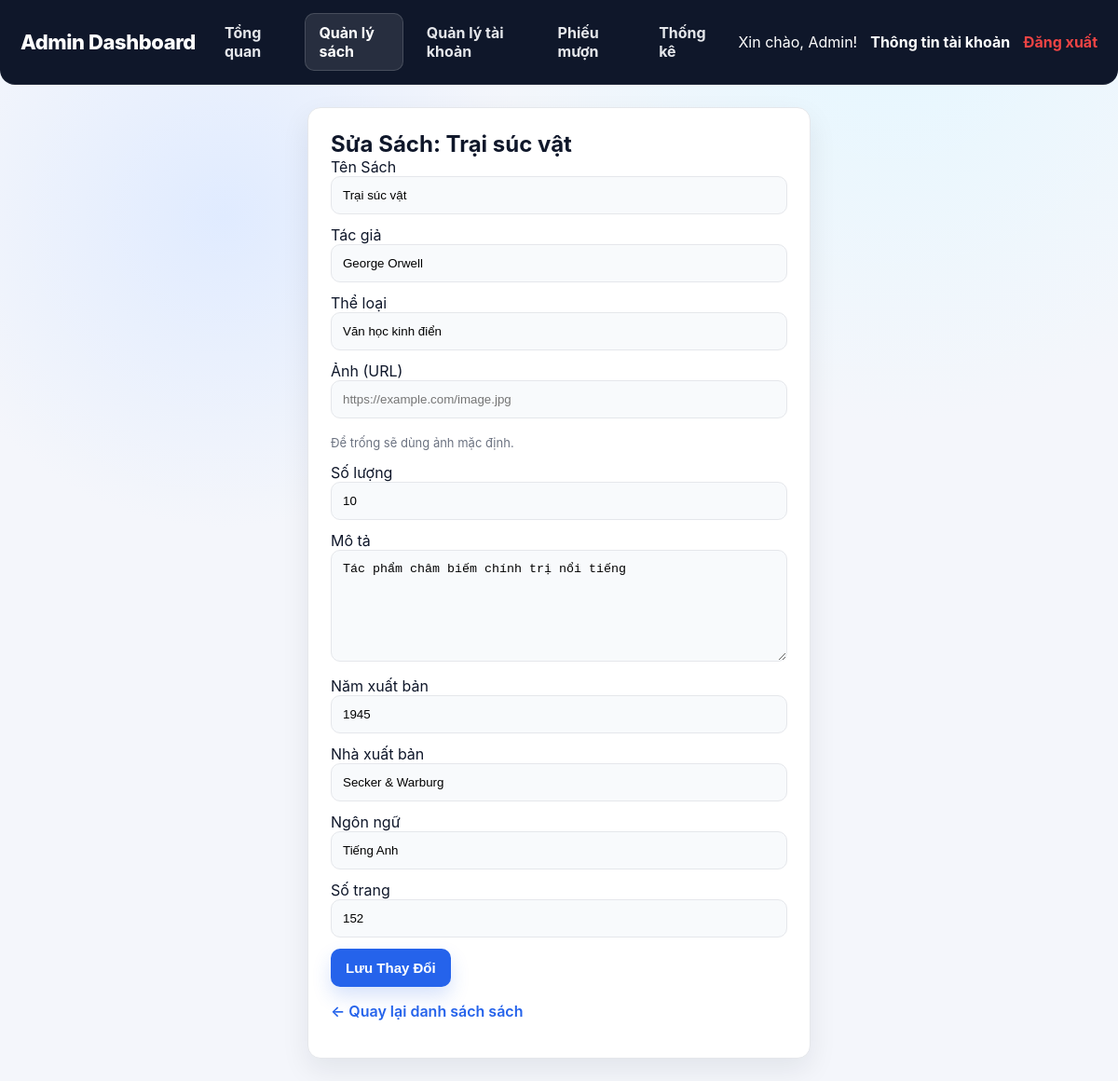
/admin_books_edit.php?id=11 (signed in), run on the app's committed database.
### tables this page shows
CREATE TABLE `sach` (
  `IDSach` int(11) NOT NULL,
  `IDTacGia` int(11) DEFAULT NULL,
  `IDTheLoai` int(11) DEFAULT NULL,
  `TenSach` varchar(255) NOT NULL,
  `SoLuong` int(11) DEFAULT 0,
  `TinhTrang` enum('available','borrowed') DEFAULT 'available',
  `Anh` varchar(255) DEFAULT NULL
);

CREATE TABLE `tacgia` (
  `IDTacGia` int(11) NOT NULL,
  `TenTacGia` varchar(100) NOT NULL,
  `NamSinh` int(11) DEFAULT NULL,
  `QuocTich` varchar(50) DEFAULT NULL
);

CREATE TABLE `theloai` (
  `IDTheLoai` int(11) NOT NULL,
  `TenTheLoai` varchar(100) NOT NULL
);

CREATE TABLE `ct_sach` (
  `IDCTSach` int(11) NOT NULL,
  `IDSach` int(11) NOT NULL,
  `MoTa` text DEFAULT NULL,
  `NamXuatBan` int(11) DEFAULT NULL,
  `NhaXuatBan` varchar(150) DEFAULT NULL,
  `NgonNgu` varchar(50) DEFAULT NULL,
  `SoTrang` int(11) DEFAULT NULL
);

### admin_books_edit.php (the view, shortened to what this page needs)
<?php
$conn = getConn();
$id = intval($_GET['id'] ?? 0);
$book = null;
if ($id > 0) {
    $stmt = $conn->prepare("SELECT
        s.IDSach AS id,
        s.TenSach AS title,
        s.Anh AS image,
        s.SoLuong AS quantity,
        tg.TenTacGia AS author,
        tl.TenTheLoai AS category,
        s.TinhTrang AS status,
        c.MoTa AS description,
        c.NamXuatBan AS year,
        c.NhaXuatBan AS publisher,
        c.NgonNgu AS language,
        c.SoTrang AS pages
    FROM sach s
    LEFT JOIN ct_sach c ON c.IDSach = s.IDSach
    LEFT JOIN tacgia tg ON s.IDTacGia = tg.IDTacGia
    LEFT JOIN theloai tl ON s.IDTheLoai = tl.IDTheLoai
    WHERE s.IDSach = ? LIMIT 1");
    $stmt->bind_param('i', $id);
    $stmt->execute();
    $result = $stmt->get_result();
    if ($result->num_rows === 1) {
        $book = $result->fetch_assoc();
    }
}
$admin_username = htmlspecialchars($_SESSION['username'] ?? 'Admin');
?>
<!doctype html>
<html lang="vi">
<head>
    <link rel="stylesheet" href="css/style.css"/>
</head>
<body>
<header class="app-header">
    <h1 class="logo">Admin Dashboard</h1>
    <nav class="admin-menu">
        <a href="admin.php">Tổng quan</a>
        <a href="admin_books.php" class="active">Quản lý sách</a>
        <a href="admin_users.php">Quản lý tài khoản</a>
        <a href="admin_loans.php">Phiếu mượn</a>
        <a href="admin_stats.php">Thống kê</a>
    </nav>
    <div class="user-actions">
        <span class="">Xin chào, <?= $admin_username ?>!</span>
        <a class="logout-link" href="admin_profile.php">Thông tin tài khoản</a>
        <a class="logout-link" href="php/logout.php">Đăng xuất</a>
    </div>
</header>
<main class="edit-form-container">
    <h2>Sửa Sách: <?= htmlspecialchars($book['title']) ?></h2>
    <form action="php/admin_books_action.php" method="post">
        <label for="title">Tên Sách</label>
        <input type="text" id="title" name="title" value="<?= htmlspecialchars($book['title']) ?>" required>
        <label for="author">Tác giả</label>
        <input type="text" id="author" name="author" value="<?= htmlspecialchars($book['author'] ?? '') ?>" required>
        <label for="category">Thể loại</label>
        <input type="text" id="category" name="category" value="<?= htmlspecialchars($book['category'] ?? '') ?>" required>
        <label for="image">Ảnh (URL)</label>
        <input type="url" id="image" name="image" value="<?= htmlspecialchars($book['image'] ?? '') ?>" placeholder="https://example.com/image.jpg">
        <p style="margin:6px 0 14px; color:#6b7280; font-size:13px;">
            Để trống sẽ dùng ảnh mặc định.
        </p>
        <label for="quantity">Số lượng</label>
        <input type="number" id="quantity" name="quantity" min="0" value="<?= (int)$book['quantity'] ?>" required>
        <label for="description">Mô tả</label>
        <textarea id="description" name="description" rows="5" placeholder="Tóm tắt nội dung sách..." style="min-height:120px;"><?= htmlspecialchars($book['description'] ?? '') ?></textarea>
        <label for="year">Năm xuất bản</label>
        <input type="number" id="year" name="year" min="0" value="<?= htmlspecialchars($book['year'] ?? '') ?>">
        <label for="publisher">Nhà xuất bản</label>
        <input type="text" id="publisher" name="publisher" value="<?= htmlspecialchars($book['publisher'] ?? '') ?>" placeholder="NXB Trẻ">
        <label for="language">Ngôn ngữ</label>
        <input type="text" id="language" name="language" value="<?= htmlspecialchars($book['language'] ?? '') ?>" placeholder="Tiếng Việt">
        <label for="pages">Số trang</label>
        <input type="number" id="pages" name="pages" min="0" value="<?= htmlspecialchars($book['pages'] ?? '') ?>">
        <button type="submit" class="btn">Lưu Thay Đổi</button>
    </form>
    <p><a href="admin_books.php">← Quay lại danh sách sách</a></p>
</main>
</body>
</html>

### css/style.css (style rules this page uses)
:root { --primary: #2563eb; --primary-dark: #1d4ed8; --accent: #f97316; --bg: #f5f7fb; --card: #ffffff; --text: #0f172a; --muted: #6b7280; --border: #e5e7eb; --shadow: 0 12px 30px rgba(15, 23, 42, 0.08); --radius: 14px; --success: #22c55e; --error: #ef4444; }
* { box-sizing: border-box; }
body { margin: 0; font-family: "Inter", "Segoe UI", Arial, sans-serif; background: radial-gradient(circle at 20% 20%, #eef2ff 0, transparent 25%), radial-gradient(circle at 80% 0%, #e0f2fe 0, transparent 30%), var(--bg); color: var(--text); min-height: 100vh; }
a { color: var(--primary); text-decoration: none; font-weight: 600; }
h1, h2, h3, h4 { margin: 0; color: var(--text); }
.btn { display: inline-flex; justify-content: center; align-items: center; gap: 8px; border: none; border-radius: 10px; padding: 12px 14px; font-size: 15px; font-weight: 700; cursor: pointer; transition: transform 0.1s ease, box-shadow 0.15s ease; }
.app-header { background: var(--card); border-bottom: 1px solid var(--border); padding: 16px 24px; display: flex; align-items: center; gap: 20px; justify-content: space-between; position: sticky; top: 0; z-index: 10; }
.app-header .logo { font-size: 22px; font-weight: 800; letter-spacing: -0.02em; }
.logout-link { color: var(--error); font-weight: 700; }
.user-actions { display: flex; align-items: center; gap: 14px; }
.admin-menu { display: flex; gap: 10px; }
.admin-menu a { padding: 10px 14px; border-radius: 10px; font-weight: 700; color: var(--text); border: 1px solid transparent; }
.admin-menu a.active { background: #eef2ff; color: var(--primary-dark); border-color: #e0e7ff; }
.edit-form-container { background: var(--card); padding: 24px; border-radius: 12px; border: 1px solid var(--border); box-shadow: 0 8px 18px rgba(15, 23, 42, 0.06); max-width: 540px; margin: 24px auto; }
.edit-form-container input, .edit-form-container select, .edit-form-container textarea { width: 100%; padding: 12px; border: 1px solid var(--border); border-radius: 10px; margin-bottom: 12px; background: #f8fafc; }
.edit-form-container textarea { min-height: 140px; resize: vertical; }
.edit-form-container button { padding: 12px 16px; border-radius: 10px; border: none; background: var(--primary); color: #fff; font-weight: 700; cursor: pointer; }
:root { --primary: #2563eb; --primary-dark: #1d4ed8; --bg: #f4f6fb; --card: #ffffff; --text: #0f172a; --muted: #6b7280; --border: #e5e7eb; --shadow: 0 12px 30px rgba(15, 23, 42, 0.08); --radius: 14px; --success: #16a34a; --error: #ef4444; }
body { background: radial-gradient(circle at 20% 20%, #e0ebff 0, transparent 25%), radial-gradient(circle at 80% 0%, #e5f7ff 0, transparent 30%), var(--bg); color: var(--text); font-family: "Inter", "Segoe UI", Arial, sans-serif; }
.app-header { background: #0f172a; color: #fff; border-bottom: 1px solid rgba(255,255,255,0.08); border-radius: 0 0 16px 16px; padding: 14px 22px; overflow: visible; position: relative; display: grid; grid-template-columns: auto 1fr auto; gap: 16px; align-items: center; }
.app-header .logo { color: #fff; }
.admin-menu a, .user-header .logout-link { color: #e5e7eb; }
.admin-menu a.active { background: rgba(255,255,255,0.1); color: #fff; border-color: rgba(255,255,255,0.15); }
.app-header .logout-link, .user-header .logout-link { color: #fff; }
.app-header a[href*="logout.php"], .user-header a[href*="logout.php"] { color: var(--error); }
.user-actions, .admin-user-actions { display: flex; align-items: center; gap: 14px; }
.auth-container, .add-form, .edit-form-container, .card-table table { background: var(--card); border: 1px solid var(--border); border-radius: var(--radius); box-shadow: var(--shadow); }
.btn { border-radius: 10px; font-weight: 700; box-shadow: 0 10px 20px rgba(37,99,235,0.18); }

### data on the page
sach: TenSach "Trại súc vật", title "Trại súc vật", author "George Orwell", category "Văn học kinh điển", quantity "10", description "Tác phẩm châm biếm chính trị nổi tiếng", year "1945", publisher "Secker & Warburg", language "Tiếng Anh", pages "152"

### other printed values
$admin_username "Admin"
